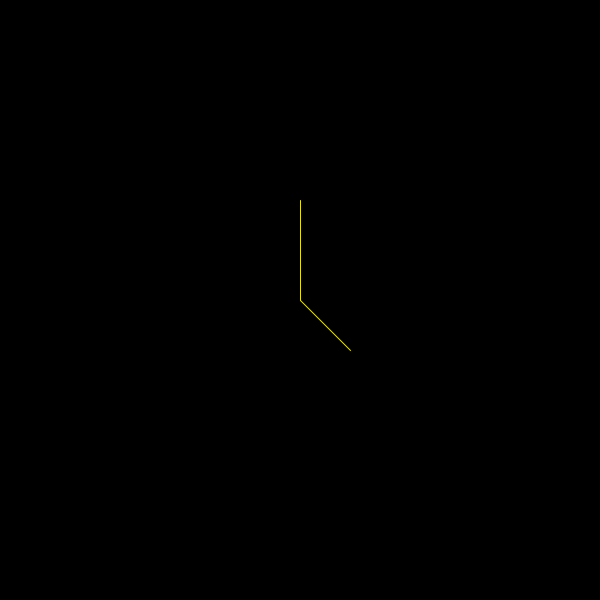
Frame 1 (no input)
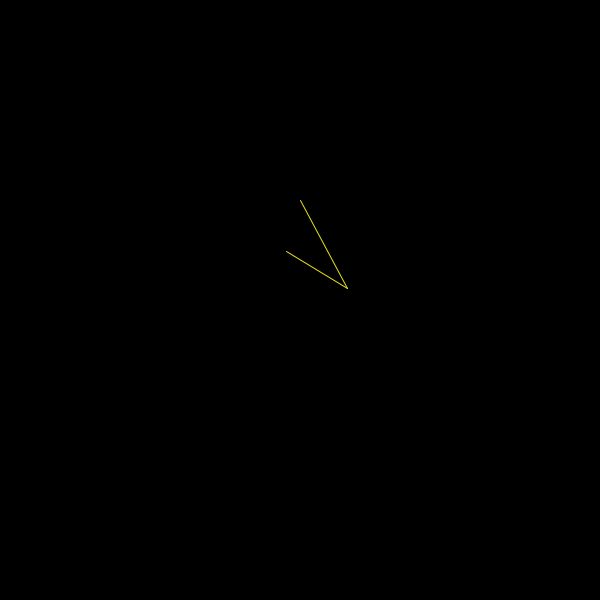
Frame 60 (the mouse pressed at the canvas centre just before this capture)
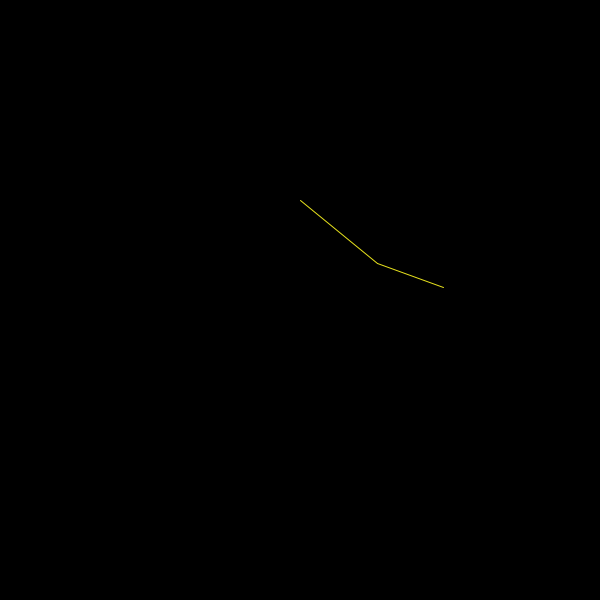
Frame 120 (the mouse held since frame 60 and released just before this capture)

The Processing sketch that drew these frames (run headless with seeded random() and noise(); from frame 60 on, the mouse is pressed at the canvas centre):

// Processing sketch: geometria_afim_seminario
// ── geometria_afim_seminario.pde

float[][] ponto1 = {{300}, 
                    {200}};

float[][] ponto2 = {{300}, 
                    {300}};
                    
float[][] ponto3 = {{350},
                    {350}};
 
float angulo1 = PI/32;
float[][] matRot1 = {{cos(angulo1), -sin(angulo1)},
                    {sin(angulo1), cos(angulo1)}};
                    
float angulo2 = -PI/64;
float[][] matRot2 = {{cos(angulo2), -sin(angulo2)},
                    {sin(angulo2), cos(angulo2)}};
                    
MatrizUtils mUtils = new MatrizUtils();

void setup() {
    size(600, 600);
    
    //float[] ponto2Transladado = {ponto2[0]-ponto1[0], ponto2[1]-ponto1[1]};
    
    //println(mUtils.transporMatriz(mUtils.multiplicarMatrizes(rotMat, mUtils.tranporMatriz(ponto2Transladado))););
    float[][] ponto2Transladado = {{ponto2[0][0]-ponto1[0][0]}, {ponto2[1][0]-ponto1[1][0]}};
    
    float[][] ponto2Rotacionado = mUtils.multiplicarMatrizes(matRot1, ponto2Transladado);
    
    float[][] abc = new float[][]{{ponto2Rotacionado[0][0]+ponto1[0][0]}, {ponto2Rotacionado[1][0]+ponto1[1][0]}};
    
    this.mUtils.printarMatriz(abc);
}

void draw() {
    delay(50);
    background(0);
    
    stroke(230, 225, 28);
    
    line(ponto1[0][0], ponto1[1][0], ponto2[0][0], ponto2[1][0]);
    line(ponto2[0][0], ponto2[1][0], ponto3[0][0], ponto3[1][0]);
    
    //Rotacionando os pontos
    
    //Ponto 2 em torno do ponto 1
    float[][] ponto2Transladado = {{ponto2[0][0]-ponto1[0][0]}, {ponto2[1][0]-ponto1[1][0]}};
    
    float[][] ponto2Rotacionado = mUtils.multiplicarMatrizes(matRot1, ponto2Transladado);
    
    this.ponto2 = new float[][]{{ponto2Rotacionado[0][0]+ponto1[0][0]}, {ponto2Rotacionado[1][0]+ponto1[1][0]}};
    
    //Ponto 3 em torno do ponto 1 primeiro
    float[][] ponto3Transladado_1 = {{ponto3[0][0]-ponto1[0][0]}, {ponto3[1][0]-ponto1[1][0]}};
    
    float[][] ponto3Rotacionado_1 = mUtils.multiplicarMatrizes(matRot1, ponto3Transladado_1);
    
    this.ponto3 = new float[][]{{ponto3Rotacionado_1[0][0]+ponto1[0][0]}, {ponto3Rotacionado_1[1][0]+ponto1[1][0]}};
    
    //Ponto 3 em torno do ponto 2 depois
    float[][] ponto3Transladado_2 = {{ponto3[0][0]-ponto2[0][0]}, {ponto3[1][0]-ponto2[1][0]}};
    
    float[][] ponto3Rotacionado_2 = mUtils.multiplicarMatrizes(matRot2, ponto3Transladado_2);
    
    this.ponto3 = new float[][]{{ponto3Rotacionado_2[0][0]+ponto2[0][0]}, {ponto3Rotacionado_2[1][0]+ponto2[1][0]}};
}

// ── ArvoreHierarquicaPosAbs.pde
public class ArvoreHierarquicaPosAbs {

    private NodePosAbs raiz;

    public ArvoreHierarquicaPosAbs(float xRaiz, float yRaiz) {
        //Por padrão, a raiz não tem rotação. Tecnicamente, ela até pode
        //ter uma rotação, mas vai ser uma rotação "intruza" e meio estranha
        this.raiz = new NodePosAbs(xRaiz, yRaiz, 0);
    }

    public NodePosAbs getRaiz() {
        return this.raiz;
    }

    public NodePosAbs inserirFilho(NodePosAbs noPai, float xFilho, float yFilho, float anguloRotacaoFilho) {
        NodePosAbs novoFilho = new NodePosAbs(xFilho, yFilho, anguloRotacaoFilho);

        noPai.inserirFilho(novoFilho);

        return novoFilho;
    }

    public void printarArvore() {
        this.printarArvoreRecursivo(this.raiz, 0);
    }

    private void printarArvoreRecursivo(NodePosAbs node, int depth) {
        println(depth + " - " + node.toString());

        for (NodePosAbs filho : node.getFilhos()) {
            this.printarArvoreRecursivo(filho, depth + 1);
        }
    }

    public void display() {
        this.displayRecursivo(this.raiz);
    }

    private void displayRecursivo(NodePosAbs node) {
        float[][] posAbsPai = node.getPosicaoAbsoluta();

        for (NodePosAbs filho : node.getFilhos()) {
            float[][] posAbsFilho = filho.getPosicaoAbsoluta();


            stroke(230, 225, 28);
            strokeWeight(16);
            line(posAbsPai[0][0], posAbsPai[1][0], posAbsFilho[0][0], posAbsFilho[1][0]);

            this.displayRecursivo(filho);
        }

        stroke(0, 0, 255);
        circle(posAbsPai[0][0], posAbsPai[1][0], 5);
    }

    public void transform() {
        this.transformRecursivo(this.raiz, new float[][][]{}, new float[][][]{});
    }

    private void transformRecursivo(NodePosAbs node, float[][][] translacoesAcumuladas, float[][][] rotacoesAcumuladas) {
        float[][] posAbs = node.getPosicaoAbsoluta();
        float[][] matRot = node.getMatrizRotacao();

        float[][][] proximasTranslacoesAcumuladas = (float[][][]) append(translacoesAcumuladas, posAbs);
        float[][][] proximasRotacoesAcumuladas = (float[][][]) append(rotacoesAcumuladas, matRot);

        for (int i = 0; i < proximasTranslacoesAcumuladas.length; i++) {
            float[][] iesimaRotacao = proximasRotacoesAcumuladas[i];
            float[][] iesimaTranslacao = null;

            if (i == 0) { //Se é a 1ª translação, faz a rotação em torno do eixo da raiz
                iesimaTranslacao = this.raiz.getPosicaoAbsoluta();
            } else { //Se não, faz a rotação em torno do eixo anterior na hierarquia
                iesimaTranslacao = proximasTranslacoesAcumuladas[i-1];
            }

            float[][] pontoTransladado = {{posAbs[0][0]-iesimaTranslacao[0][0]}, {posAbs[1][0]-iesimaTranslacao[1][0]}};

            float[][] pontoRotacionado = mUtils.multiplicarMatrizes(iesimaRotacao, pontoTransladado);

            posAbs = new float[][]{{pontoRotacionado[0][0]+iesimaTranslacao[0][0]}, {pontoRotacionado[1][0]+iesimaTranslacao[1][0]}};
        }

        node.atualizarPosicaoAbsoluta(posAbs[0][0], posAbs[1][0]);

        for (NodePosAbs filho : node.getFilhos()) {
            this.transformRecursivo(filho, proximasTranslacoesAcumuladas, proximasRotacoesAcumuladas);
        }
    }
}

// ── ArvoreHierarquicaPosRel.pde
public class ArvoreHierarquicaPosRel {

    private NodePosRel raiz;

    public ArvoreHierarquicaPosRel(float xRaiz, float yRaiz) {
        //Por padrão, a raiz não tem rotação. Tecnicamente, ela até pode
        //ter uma rotação, mas vai ser uma rotação estranha em torno do eixo [0, 0]
        this.raiz = new NodePosRel(xRaiz, yRaiz, 0);
    }

    public NodePosRel getRaiz() {
        return this.raiz;
    }

    public NodePosRel inserirFilho(NodePosRel noPai, float xFilho, float yFilho, float anguloRotacaoFilho) {
        NodePosRel novoFilho = new NodePosRel(xFilho, yFilho, anguloRotacaoFilho);

        noPai.inserirFilho(novoFilho);

        return novoFilho;
    }
    
    public void printarArvore() {
        this.printarArvoreRecursivo(this.raiz, 0);
    }

    private void printarArvoreRecursivo(NodePosRel node, int depth) {
        println(depth + " - " + node.toString());

        for (NodePosRel filho : node.getFilhos()) {
            this.printarArvoreRecursivo(filho, depth + 1);
        }
    }

    public void display() {
        this.displayRecursivo(this.raiz, null);
    }

    private void displayRecursivo(NodePosRel node, float[][] posicaoAbsolutaAcumulada) {
        float[][] posRelNode = node.getPosicaoRelativa();

        float[][] proximaPosicaoAbsolutaAcumulada = null;
        if (posicaoAbsolutaAcumulada == null) { // Se for o nodo da raiz, não devemos desenhar a linha
            proximaPosicaoAbsolutaAcumulada = new float[][]{
                {posRelNode[0][0]},
                {posRelNode[1][0]},
                {1}
            };
        } else {
            proximaPosicaoAbsolutaAcumulada = new float[][]{
                {posRelNode[0][0] + posicaoAbsolutaAcumulada[0][0]},
                {posRelNode[1][0] + posicaoAbsolutaAcumulada[1][0]},
                {1}
            };
            
            stroke(29, 225, 28);
            strokeWeight(16);
            line(posicaoAbsolutaAcumulada[0][0], posicaoAbsolutaAcumulada[1][0], proximaPosicaoAbsolutaAcumulada[0][0], proximaPosicaoAbsolutaAcumulada[1][0]);
        }

        for (NodePosRel filho : node.getFilhos()) {
            this.displayRecursivo(filho, proximaPosicaoAbsolutaAcumulada);
        }

        stroke(255, 0, 0);
        circle(proximaPosicaoAbsolutaAcumulada[0][0], proximaPosicaoAbsolutaAcumulada[1][0], 5);
    }
    
    public void transform() {
        this.transformRecursivo(this.raiz, new float[][]{
            {1, 0, 0},
            {0, 1, 0},
            {0, 0, 1}
        });
    }
    
    private void transformRecursivo(NodePosRel node, float[][] rotAcumulada) {
        float[][] posRel = node.getPosicaoRelativa();
        float[][] matRot = node.getMatrizRotacaoTranslacaoHomogeneizada();
        
        float[][] novaRotAcumulada = mUtils.multiplicarMatrizes(rotAcumulada, matRot);
        
        //Fazendo a rotação com base no eixo [0, 0] do seu próprio plano relativo. Translações não são importantes.
        //A função "displayRecursivo" que se vire pra encontrar a posição absoluta correta no plano real.
        float[][] pontoRotacionado = mUtils.multiplicarMatrizes(novaRotAcumulada, posRel);
        
        node.atualizarPosicaoRelativa(pontoRotacionado[0][0], pontoRotacionado[1][0]);

        for (NodePosRel filho : node.getFilhos()) {
            this.transformRecursivo(filho, novaRotAcumulada);
        }
    }
}

// ── MatUtils.pde
class MatrizUtils {
  
  /*
  float a[][] = { { 1, 1, 1 },
                { 2, 2, 2 },
                { 3, 3, 3 },
                { 4, 4, 4 } };
                
  float b[][] = { { 1, 1, 1, 1 },
                { 2, 2, 2, 2 },
                { 3, 3, 3, 3 } };
                
  float v[] = {5, 0, -3};
                
  new MatrizUtils().multiplicarMatrizes(a, b);
  new MatrizUtils().transporMatriz(b);
  new MatrizUtils().multiplicarVetorPorEscalar(v);
  new MatrizUtils().somarVetorNasLinhasDaMatriz(a, v);
  */
  
  public float[][] transporMatriz(float[][] m) {
    float[][] r = new float[m[0].length][m.length];
    
    for (int i = 0; i < r.length; i++) {
      for (int j = 0; j < r[0].length; j++) {
        r[i][j] = m[j][i];
      }
    }
    
    //this.printarMatriz(r);
    
    return r;
  }
  
  public float[][] multiplicarMatrizes(float[][] m1, float[][] m2) {
    
    if (m1[0].length != m2.length) {
      println("Numero de colunas de m1 difere do número de linhas de m2. NÃO é possível fazer a multiplicação!!!");
      return null;
      // throw new Exception("Numero de colunas de m1 difere do número de linhas de m2. NÃO é possível fazer a multiplicação!!!");
    }
    
    float[][] r = new float[m1.length][m2[0].length];
    
    for (int i = 0; i < r.length; i++) {
      for (int j = 0; j < r[0].length; j++) {
        
        float soma = 0;
        for (int k = 0; k < m2.length; k++) {
          soma += m1[i][k] * m2[k][j];
        }
        
        r[i][j] = soma;
      }
    }
    
    //this.printarMatriz(r);
    
    return r;
  }
  
  public float[] multiplicarVetorPorEscalar(float[] vet, float escalar) {
    float[] r = new float[vet.length];
    
    for (int i = 0; i < vet.length; i++) {
      r[i] = vet[i] * escalar;
    }
    
    return r;
  }
  
  public float[][] somarVetorNasLinhasDaMatriz(float[][] m, float[] vet) {
    
    if (vet.length != m[0].length) {
      return null;
      // throw new Exception("Numero de colunas de m difere do número de elementos de vet. NÃO é possível fazer a soma!!!");
    }
    
    float[][] r = new float[m.length][m[0].length];
    
    for (int i = 0; i < r.length; i++) {
      for (int j = 0; j < r[0].length; j++) {
        r[i][j] = m[i][j] + vet[j];
      }
    }
    
    return r;
  }
  
  public void printarMatriz(float r[][]) {
        for (int i = 0; i < r.length; i++) {
            for (int j = 0; j < r[0].length; j++) {
                print(r[i][j] + " ");
            }
            println();
        }
    }
}

// ── NodePosAbs.pde
public class NodePosAbs {

    //Vetor coluna de dimensões [2, 1] que armazena as coordenadas absolutas do ponto que esse nodo representa
    private float[][] posicaoAbsoluta;

    private NodePosAbs[] filhos = {};

    private float anguloRotacao;
    float[][] matRot = null;

    public NodePosAbs(float x, float y, float anguloRotacao) {
        this.posicaoAbsoluta = new float[][]{
            {x},
            {y}
        };

        this.anguloRotacao = anguloRotacao;
        this.matRot = new float[][]{
            {cos(anguloRotacao), -sin(anguloRotacao)},
            {sin(anguloRotacao), cos(anguloRotacao)}
        };
    }

    public void atualizarPosicaoAbsoluta(float novoX, float novoY) {
        this.posicaoAbsoluta[0][0] = novoX;
        this.posicaoAbsoluta[1][0] = novoY;
    }

    public float[][] getPosicaoAbsoluta() {
        return this.posicaoAbsoluta;
    }

    public float[][] getMatrizRotacao() {
        return this.matRot;
    }

    public NodePosAbs[] getFilhos() {
        return this.filhos;
    }

    public void inserirFilho(NodePosAbs novoFilho) {
        this.filhos = (NodePosAbs[]) append(this.filhos, novoFilho);
    }

    public String toString() {
        return "[" + this.posicaoAbsoluta[0][0] + ", " + this.posicaoAbsoluta[1][0] + "]";
    }
}

// ── NodePosRel.pde
public class NodePosRel {

    //Vetor coluna de dimensões [2, 1] que armazena as coordenadas relativas do ponto que esse nodo representa no seu próprio sistema de coordenadas
    private float[][] posicaoRelativa;

    private NodePosRel[] filhos = {};

    private float anguloRotacao;
    float[][] matRotTransHomog = null;

    public NodePosRel(float x, float y, float anguloRotacao) {
        this.posicaoRelativa = new float[][]{
            {x},
            {y},
            {1}
        };

        this.anguloRotacao = anguloRotacao;
        this.matRotTransHomog = new float[][]{
            {cos(anguloRotacao), -sin(anguloRotacao), 0},
            {sin(anguloRotacao), cos(anguloRotacao), 0},
            {0, 0, 1}
        };
    }

    public void atualizarPosicaoRelativa(float novoX, float novoY) {
        this.posicaoRelativa[0][0] = novoX;
        this.posicaoRelativa[1][0] = novoY;
        
        //this.matRotTransHomog[0][2] = novoX;
        //this.matRotTransHomog[1][2] = novoY;
    }

    public float[][] getPosicaoRelativa() {
        return this.posicaoRelativa;
    }

    public float[][] getMatrizRotacaoTranslacaoHomogeneizada() {
        return this.matRotTransHomog;
    }

    public NodePosRel[] getFilhos() {
        return this.filhos;
    }

    public void inserirFilho(NodePosRel novoFilho) {
        this.filhos = (NodePosRel[]) append(this.filhos, novoFilho);
    }

    public String toString() {
        return "[" + this.posicaoRelativa[0][0] + ", " + this.posicaoRelativa[1][0] + "]";
    }
}
